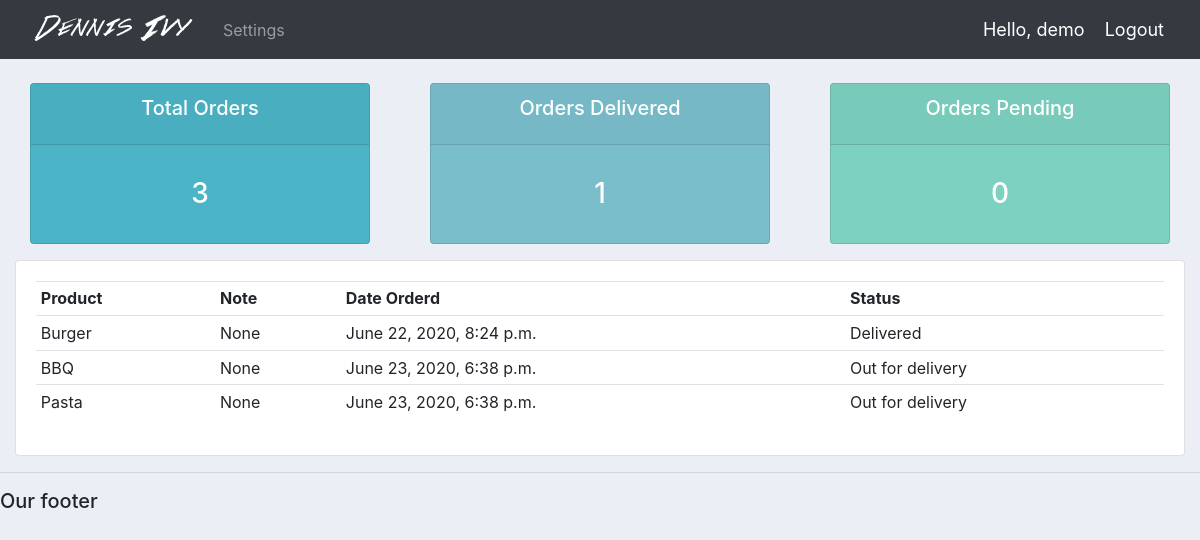
Screenshot of /user/ (signed in) with the database file from the repository.
### accounts/models.py (models this page shows)
class Order(models.Model):
    STATUS = (
        ('Pending', 'Pending'),
        ('Out for delivery', 'Out for delivery'),
        ('Delivered', 'Delivered'),
    )
    customer = models.ForeignKey(Customer, null=True, on_delete=models.SET_NULL)
    product = models.ForeignKey(Product, null=True, on_delete=models.SET_NULL)
    date_created = models.DateTimeField(auto_now_add=True, null=True)
    status = models.CharField(max_length=200, null=True, choices=STATUS)
    note = models.CharField(max_length=1000, null=True)
    def __str__(self):
        return self.customer.name

class Product(models.Model):
    CATEGORY = (
        ('Indoor', 'Indoor'),
        ('Out Door', 'Out Door'),
    )
    name = models.CharField(max_length=200, null=True)
    price = models.FloatField(null=True)
    category = models.CharField(max_length=200, null=True, choices=CATEGORY)
    description = models.CharField(max_length=200, null=True, blank=True)
    date_created = models.DateTimeField(auto_now_add=True, null=True)
    tags = models.ManyToManyField(Tag)
    def __str__(self):
        return self.name

### accounts/decorators.py (the view)
        def wrapper_func(request, *args, **kwargs):
            group = None
            if request.user.groups.exists():
                group = request.user.groups.all()[0].name
            if group in allowed_roles:
                return view_func(request, *args, **kwargs)
            else:
                return HttpResponse('You are not authorized to view this page')

### accounts/views.py (called while the page is built)
@login_required(login_url='login')
@allowed_users(allowed_roles=['customer'])
def userPage(request):
    orders = request.user.customer.order_set.all()
    total_orders = orders.count()
    delivered = orders.filter(status='Delivered').count()
    pending = orders.filter(status='Pending').count()
    print('ORDERS:', orders)
    context = {
        'orders': orders,
        'total_orders': total_orders,
        'delivered': delivered,
        'pending': pending
    }
    return render(request, 'user.html', context)

### accounts/templates/user.html
{%  extends 'main.html' %}
{% block content %}
{%  include 'status.html' %}
<div class="row">
	<div class="col-md">
		<div class="card card-body">
			<table class="table table-sm">
				<tr>
					<th>Product</th>
					<th>Note</th>
					<th>Date Orderd</th>
					<th>Status</th>
				</tr>
				{% for order in orders %}
				<tr>
					<td>{{order.product}}</td>
					<td>{{order.note}}</td>
					<td>{{order.date_created}}</td>
					<td>{{order.status}}</td>
				</tr>
				{% endfor %}
			</table>
		</div>
	</div>
</div>
{% endblock content %}

### accounts/templates/navbar.html (shortened to what this page needs)
{% load static %}
<nav class="navbar navbar-expand-lg navbar-dark bg-dark">
    <img src="{% static 'images/logo.png' %}" alt="">
    <div class="collapse navbar-collapse" id="navbarNav">
        <ul class="navbar-nav">
            {% if request.user.is_staff %}
                <li class="nav-item active">
                    <a class="nav-link" href="{% url 'home' %}">Dashboard</a>
                </li>
                <li class="nav-item">
                    <a class="nav-link" href="{% url 'product' %}">Products</a>
                </li>
            {% else %}
                <li class="nav-item">
                    <a class="nav-link" href="{% url 'account' %}">Settings</a>
                </li>
            {% endif %}
        </ul>
    </div>
    <span class="hello-msg">Hello, {{ request.user }}</span>
    <span><a class="hello-msg" href="{% url 'logout' %}">Logout</a></span>
</nav>

### static/css/main.css (style rules this page uses)
body { background-color: #ebeff5; }

### accounts/templates/navbar.html (style rules this page uses)
.hello-msg { font-size: 18px; color: #fff; margin-right: 20px; }

### rows the page displays
Order: product "Burger", note "None", date_created "June 22, 2020, 8:24 p.m.", status "Delivered"
Order: product "BBQ", note "None", date_created "June 23, 2020, 6:38 p.m.", status "Out for delivery"
Order: product "Pasta", note "None", date_created "June 23, 2020, 6:38 p.m.", status "Out for delivery"

### other values shown
{{ request.user }} "demo"
{{ total_orders }} "3"
{{ delivered }} "1"
{{ pending }} "0"
